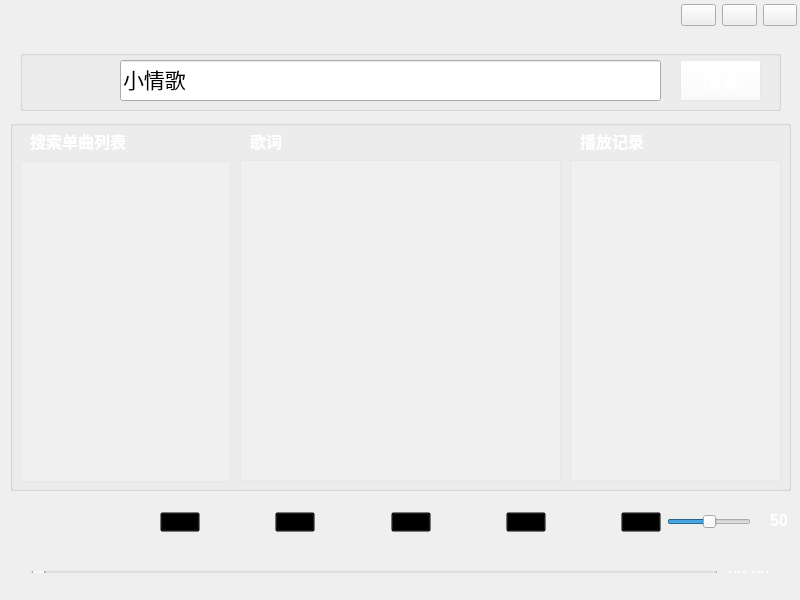
<?xml version="1.0" encoding="UTF-8"?>
<ui version="4.0">
 <class>MainWidghtClass</class>
 <widget class="QWidget" name="MainWidghtClass">
  <property name="geometry">
   <rect>
    <x>0</x>
    <y>0</y>
    <width>800</width>
    <height>600</height>
   </rect>
  </property>
  <property name="windowTitle">
   <string>MainWidght</string>
  </property>
  <property name="windowIcon">
   <iconset resource="mainwidght.qrc">
    <normaloff>:/image/qwer.png</normaloff>:/image/qwer.png</iconset>
  </property>
  <property name="styleSheet">
   <string notr="true"/>
  </property>
  <widget class="QWidget" name="widget" native="true">
   <property name="geometry">
    <rect>
     <x>670</x>
     <y>-10</y>
     <width>138</width>
     <height>50</height>
    </rect>
   </property>
   <layout class="QHBoxLayout" name="horizontalLayout">
    <item>
     <widget class="QPushButton" name="btn_about">
      <property name="enabled">
       <bool>true</bool>
      </property>
      <property name="cursor">
       <cursorShape>PointingHandCursor</cursorShape>
      </property>
      <property name="styleSheet">
       <string notr="true"/>
      </property>
      <property name="text">
       <string/>
      </property>
      <property name="icon">
       <iconset resource="mainwidght.qrc">
        <normaloff>:/image/zxcv.png</normaloff>:/image/zxcv.png</iconset>
      </property>
      <property name="iconSize">
       <size>
        <width>24</width>
        <height>24</height>
       </size>
      </property>
      <property name="flat">
       <bool>false</bool>
      </property>
     </widget>
    </item>
    <item>
     <widget class="QPushButton" name="btn_skin">
      <property name="cursor">
       <cursorShape>PointingHandCursor</cursorShape>
      </property>
      <property name="styleSheet">
       <string notr="true"/>
      </property>
      <property name="text">
       <string/>
      </property>
      <property name="icon">
       <iconset resource="mainwidght.qrc">
        <normaloff>:/image/picstyle.png</normaloff>:/image/picstyle.png</iconset>
      </property>
      <property name="iconSize">
       <size>
        <width>24</width>
        <height>24</height>
       </size>
      </property>
      <property name="flat">
       <bool>false</bool>
      </property>
     </widget>
    </item>
    <item>
     <widget class="QPushButton" name="btn_close">
      <property name="cursor">
       <cursorShape>PointingHandCursor</cursorShape>
      </property>
      <property name="styleSheet">
       <string notr="true"/>
      </property>
      <property name="text">
       <string/>
      </property>
      <property name="icon">
       <iconset resource="mainwidght.qrc">
        <normaloff>:/image/close.png</normaloff>:/image/close.png</iconset>
      </property>
      <property name="iconSize">
       <size>
        <width>24</width>
        <height>24</height>
       </size>
      </property>
      <property name="flat">
       <bool>false</bool>
      </property>
     </widget>
    </item>
   </layout>
  </widget>
  <widget class="QGroupBox" name="groupBox">
   <property name="geometry">
    <rect>
     <x>20</x>
     <y>50</y>
     <width>761</width>
     <height>61</height>
    </rect>
   </property>
   <property name="title">
    <string/>
   </property>
   <widget class="QLineEdit" name="lineEdit">
    <property name="geometry">
     <rect>
      <x>100</x>
      <y>10</y>
      <width>541</width>
      <height>41</height>
     </rect>
    </property>
    <property name="font">
     <font>
      <family>楷体</family>
      <pointsize>16</pointsize>
      <weight>50</weight>
      <bold>false</bold>
     </font>
    </property>
    <property name="text">
     <string>小情歌</string>
    </property>
   </widget>
   <widget class="QPushButton" name="btn_search">
    <property name="geometry">
     <rect>
      <x>660</x>
      <y>10</y>
      <width>81</width>
      <height>41</height>
     </rect>
    </property>
    <property name="font">
     <font>
      <pointsize>14</pointsize>
      <weight>75</weight>
      <bold>true</bold>
     </font>
    </property>
    <property name="cursor">
     <cursorShape>PointingHandCursor</cursorShape>
    </property>
    <property name="styleSheet">
     <string notr="true">color:rgb(255,255,255);
background-color:rgba(255,255,255,50);</string>
    </property>
    <property name="text">
     <string>搜索</string>
    </property>
   </widget>
   <widget class="QLabel" name="label">
    <property name="geometry">
     <rect>
      <x>30</x>
      <y>10</y>
      <width>51</width>
      <height>41</height>
     </rect>
    </property>
    <property name="font">
     <font>
      <pointsize>14</pointsize>
      <weight>50</weight>
      <bold>false</bold>
     </font>
    </property>
    <property name="layoutDirection">
     <enum>Qt::LeftToRight</enum>
    </property>
    <property name="styleSheet">
     <string notr="true">background-color:rgba(255,255,255,0);
</string>
    </property>
    <property name="text">
     <string/>
    </property>
    <property name="textFormat">
     <enum>Qt::AutoText</enum>
    </property>
    <property name="pixmap">
     <pixmap resource="mainwidght.qrc">:/image/search.png</pixmap>
    </property>
    <property name="scaledContents">
     <bool>true</bool>
    </property>
    <property name="alignment">
     <set>Qt::AlignCenter</set>
    </property>
    <property name="margin">
     <number>0</number>
    </property>
   </widget>
  </widget>
  <widget class="QGroupBox" name="groupBox_2">
   <property name="geometry">
    <rect>
     <x>10</x>
     <y>120</y>
     <width>781</width>
     <height>371</height>
    </rect>
   </property>
   <property name="title">
    <string/>
   </property>
   <widget class="QLabel" name="label_4">
    <property name="geometry">
     <rect>
      <x>570</x>
      <y>0</y>
      <width>101</width>
      <height>41</height>
     </rect>
    </property>
    <property name="font">
     <font>
      <pointsize>12</pointsize>
      <weight>75</weight>
      <bold>true</bold>
     </font>
    </property>
    <property name="styleSheet">
     <string notr="true">color:rgb(255,255,255);</string>
    </property>
    <property name="text">
     <string>播放记录</string>
    </property>
   </widget>
   <widget class="QLabel" name="label_3">
    <property name="geometry">
     <rect>
      <x>240</x>
      <y>0</y>
      <width>101</width>
      <height>41</height>
     </rect>
    </property>
    <property name="font">
     <font>
      <pointsize>12</pointsize>
      <weight>75</weight>
      <bold>true</bold>
     </font>
    </property>
    <property name="styleSheet">
     <string notr="true">color:rgb(255,255,255);</string>
    </property>
    <property name="text">
     <string>歌词</string>
    </property>
   </widget>
   <widget class="QLabel" name="label_2">
    <property name="geometry">
     <rect>
      <x>20</x>
      <y>0</y>
      <width>101</width>
      <height>41</height>
     </rect>
    </property>
    <property name="font">
     <font>
      <pointsize>12</pointsize>
      <weight>75</weight>
      <bold>true</bold>
     </font>
    </property>
    <property name="styleSheet">
     <string notr="true">color:rgb(255,255,255);</string>
    </property>
    <property name="text">
     <string>搜索单曲列表</string>
    </property>
   </widget>
   <widget class="QListWidget" name="lw_history">
    <property name="geometry">
     <rect>
      <x>560</x>
      <y>40</y>
      <width>211</width>
      <height>321</height>
     </rect>
    </property>
    <property name="styleSheet">
     <string notr="true">color:rgb(255,255,255);
background-color:rgba(255,255,255,50);</string>
    </property>
   </widget>
   <widget class="QListWidget" name="lw_search">
    <property name="geometry">
     <rect>
      <x>10</x>
      <y>41</y>
      <width>211</width>
      <height>321</height>
     </rect>
    </property>
    <property name="styleSheet">
     <string notr="true">color:rgb(255,255,255);
background-color:rgba(255,255,255,50);</string>
    </property>
   </widget>
   <widget class="QTextBrowser" name="textBrowser">
    <property name="geometry">
     <rect>
      <x>230</x>
      <y>40</y>
      <width>321</width>
      <height>321</height>
     </rect>
    </property>
    <property name="styleSheet">
     <string notr="true">color:rgb(255,255,255);
background-color:rgba(255,255,255,50);</string>
    </property>
    <property name="html">
     <string>&lt;!DOCTYPE HTML PUBLIC &quot;-//W3C//DTD HTML 4.0//EN&quot; &quot;http://www.w3.org/TR/REC-html40/strict.dtd&quot;&gt;
&lt;html&gt;&lt;head&gt;&lt;meta name=&quot;qrichtext&quot; content=&quot;1&quot; /&gt;&lt;style type=&quot;text/css&quot;&gt;
p, li { white-space: pre-wrap; }
&lt;/style&gt;&lt;/head&gt;&lt;body style=&quot; font-family:'SimSun'; font-size:9pt; font-weight:400; font-style:normal;&quot;&gt;
&lt;p style=&quot; margin-top:12px; margin-bottom:12px; margin-left:0px; margin-right:0px; -qt-block-indent:0; text-indent:0px;&quot;&gt;&lt;br /&gt;&lt;/p&gt;&lt;/body&gt;&lt;/html&gt;</string>
    </property>
   </widget>
  </widget>
  <widget class="QWidget" name="layoutWidget">
   <property name="geometry">
    <rect>
     <x>20</x>
     <y>560</y>
     <width>761</width>
     <height>24</height>
    </rect>
   </property>
   <layout class="QHBoxLayout" name="horizontalLayout_2">
    <item>
     <widget class="QSlider" name="Hslider_time">
      <property name="cursor">
       <cursorShape>PointingHandCursor</cursorShape>
      </property>
      <property name="orientation">
       <enum>Qt::Horizontal</enum>
      </property>
     </widget>
    </item>
    <item>
     <widget class="QLabel" name="label_time">
      <property name="font">
       <font>
        <pointsize>12</pointsize>
        <weight>75</weight>
        <bold>true</bold>
       </font>
      </property>
      <property name="styleSheet">
       <string notr="true">color:rgb(255,255,255);</string>
      </property>
      <property name="text">
       <string> 00:00</string>
      </property>
     </widget>
    </item>
   </layout>
  </widget>
  <widget class="QWidget" name="layoutWidget">
   <property name="geometry">
    <rect>
     <x>11</x>
     <y>501</y>
     <width>751</width>
     <height>42</height>
    </rect>
   </property>
   <layout class="QHBoxLayout" name="horizontalLayout_3">
    <item>
     <spacer name="horizontalSpacer">
      <property name="orientation">
       <enum>Qt::Horizontal</enum>
      </property>
      <property name="sizeHint" stdset="0">
       <size>
        <width>40</width>
        <height>20</height>
       </size>
      </property>
     </spacer>
    </item>
    <item>
     <spacer name="horizontalSpacer_11">
      <property name="orientation">
       <enum>Qt::Horizontal</enum>
      </property>
      <property name="sizeHint" stdset="0">
       <size>
        <width>40</width>
        <height>20</height>
       </size>
      </property>
     </spacer>
    </item>
    <item>
     <widget class="QPushButton" name="btn_last">
      <property name="cursor">
       <cursorShape>PointingHandCursor</cursorShape>
      </property>
      <property name="toolTip">
       <string>上一曲</string>
      </property>
      <property name="styleSheet">
       <string notr="true">QPushButton:hover{background-color:rgba(255, 255, 255,100);}
QPushButton{ background-color:rgba(0, 0, 0,0);}</string>
      </property>
      <property name="text">
       <string/>
      </property>
      <property name="icon">
       <iconset resource="mainwidght.qrc">
        <normaloff>:/image/last.png</normaloff>:/image/last.png</iconset>
      </property>
      <property name="iconSize">
       <size>
        <width>32</width>
        <height>32</height>
       </size>
      </property>
     </widget>
    </item>
    <item>
     <spacer name="horizontalSpacer_6">
      <property name="orientation">
       <enum>Qt::Horizontal</enum>
      </property>
      <property name="sizeHint" stdset="0">
       <size>
        <width>40</width>
        <height>20</height>
       </size>
      </property>
     </spacer>
    </item>
    <item>
     <widget class="QPushButton" name="btn_play">
      <property name="cursor">
       <cursorShape>PointingHandCursor</cursorShape>
      </property>
      <property name="toolTip">
       <string>播放|暂停</string>
      </property>
      <property name="styleSheet">
       <string notr="true">QPushButton:hover{background-color:rgba(255, 255, 255,100);}
QPushButton{ background-color:rgba(0, 0, 0,0);}</string>
      </property>
      <property name="text">
       <string/>
      </property>
      <property name="icon">
       <iconset resource="mainwidght.qrc">
        <normaloff>:/image/play4.png</normaloff>:/image/play4.png</iconset>
      </property>
      <property name="iconSize">
       <size>
        <width>32</width>
        <height>32</height>
       </size>
      </property>
     </widget>
    </item>
    <item>
     <spacer name="horizontalSpacer_7">
      <property name="orientation">
       <enum>Qt::Horizontal</enum>
      </property>
      <property name="sizeHint" stdset="0">
       <size>
        <width>40</width>
        <height>20</height>
       </size>
      </property>
     </spacer>
    </item>
    <item>
     <widget class="QPushButton" name="btn_next">
      <property name="cursor">
       <cursorShape>PointingHandCursor</cursorShape>
      </property>
      <property name="toolTip">
       <string>下一曲</string>
      </property>
      <property name="styleSheet">
       <string notr="true">QPushButton:hover{background-color:rgba(255, 255, 255,100);}
QPushButton{ background-color:rgba(0, 0, 0,0);}</string>
      </property>
      <property name="text">
       <string/>
      </property>
      <property name="icon">
       <iconset resource="mainwidght.qrc">
        <normaloff>:/image/next.png</normaloff>:/image/next.png</iconset>
      </property>
      <property name="iconSize">
       <size>
        <width>32</width>
        <height>32</height>
       </size>
      </property>
     </widget>
    </item>
    <item>
     <spacer name="horizontalSpacer_3">
      <property name="orientation">
       <enum>Qt::Horizontal</enum>
      </property>
      <property name="sizeHint" stdset="0">
       <size>
        <width>40</width>
        <height>20</height>
       </size>
      </property>
     </spacer>
    </item>
    <item>
     <widget class="QPushButton" name="pushButton_5">
      <property name="cursor">
       <cursorShape>PointingHandCursor</cursorShape>
      </property>
      <property name="toolTip">
       <string>循环播放</string>
      </property>
      <property name="styleSheet">
       <string notr="true">QPushButton:hover{background-color:rgba(255, 255, 255,100);}
QPushButton{ background-color:rgba(0, 0, 0,0);}</string>
      </property>
      <property name="text">
       <string/>
      </property>
      <property name="icon">
       <iconset resource="mainwidght.qrc">
        <normaloff>:/image/sequence.png</normaloff>:/image/sequence.png</iconset>
      </property>
      <property name="iconSize">
       <size>
        <width>32</width>
        <height>32</height>
       </size>
      </property>
     </widget>
    </item>
    <item>
     <spacer name="horizontalSpacer_2">
      <property name="orientation">
       <enum>Qt::Horizontal</enum>
      </property>
      <property name="sizeHint" stdset="0">
       <size>
        <width>40</width>
        <height>20</height>
       </size>
      </property>
     </spacer>
    </item>
    <item>
     <widget class="QPushButton" name="btn_volume">
      <property name="cursor">
       <cursorShape>PointingHandCursor</cursorShape>
      </property>
      <property name="styleSheet">
       <string notr="true">QPushButton:hover{background-color:rgba(255, 255, 255,100);}
QPushButton{ background-color:rgba(0, 0, 0,0);}</string>
      </property>
      <property name="text">
       <string/>
      </property>
      <property name="icon">
       <iconset resource="mainwidght.qrc">
        <normaloff>:/image/volume-medium-icon.png</normaloff>:/image/volume-medium-icon.png</iconset>
      </property>
      <property name="iconSize">
       <size>
        <width>16</width>
        <height>16</height>
       </size>
      </property>
     </widget>
    </item>
    <item>
     <widget class="QSlider" name="Hslider_voice">
      <property name="cursor">
       <cursorShape>PointingHandCursor</cursorShape>
      </property>
      <property name="maximum">
       <number>100</number>
      </property>
      <property name="value">
       <number>50</number>
      </property>
      <property name="orientation">
       <enum>Qt::Horizontal</enum>
      </property>
     </widget>
    </item>
   </layout>
  </widget>
  <widget class="QLabel" name="label_voice">
   <property name="geometry">
    <rect>
     <x>770</x>
     <y>510</y>
     <width>31</width>
     <height>21</height>
    </rect>
   </property>
   <property name="font">
    <font>
     <pointsize>12</pointsize>
     <weight>75</weight>
     <bold>true</bold>
    </font>
   </property>
   <property name="styleSheet">
    <string notr="true">color:rgb(255,255,255);</string>
   </property>
   <property name="text">
    <string>&lt;html&gt;&lt;head/&gt;&lt;body&gt;&lt;p&gt;50&lt;/p&gt;&lt;/body&gt;&lt;/html&gt;</string>
   </property>
  </widget>
  <zorder>label_voice</zorder>
  <zorder>layoutWidget</zorder>
  <zorder>layoutWidget</zorder>
  <zorder>groupBox_2</zorder>
  <zorder>widget</zorder>
  <zorder>groupBox</zorder>
 </widget>
 <layoutdefault spacing="6" margin="11"/>
 <resources>
  <include location="mainwidght.qrc"/>
 </resources>
 <connections/>
</ui>
